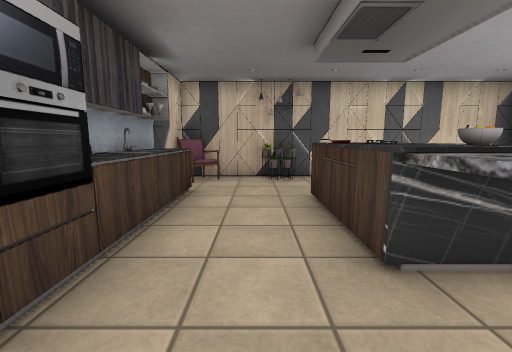
View 1 (above)

12 first-person views from a walk through a 3-D level made in the Unity game engine. The camera is 1.2 m above the floor, tilts 8° down and sees 90° across. The floor is counted in squares, 1 m on a side. Each view is taken from the middle of a square. On the plan, view 1 faces up. The plan holds only what a view shows up to about 12 squares ahead; the rest is blank. The player character is not drawn. Some surface patterns are stand-ins.

View 2
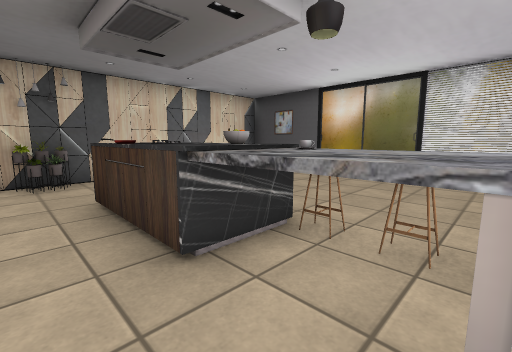

View 3
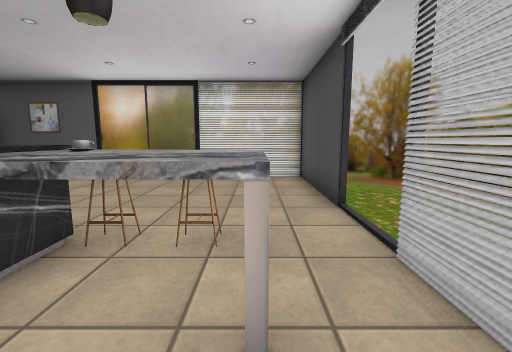

View 4
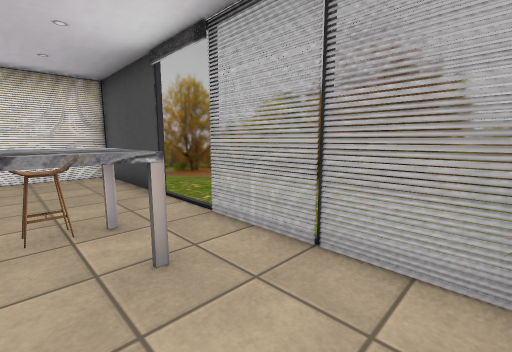

View 5
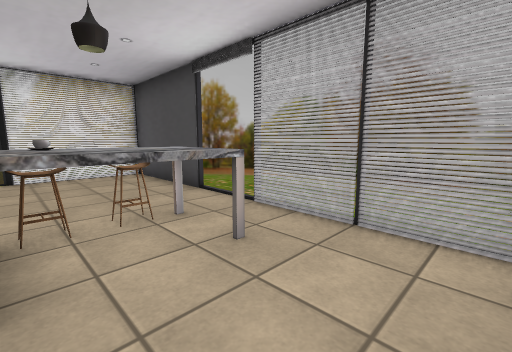

View 6
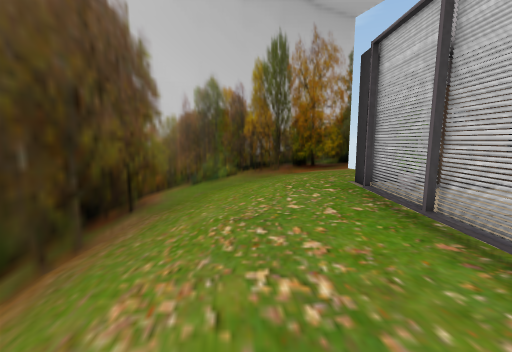

View 7
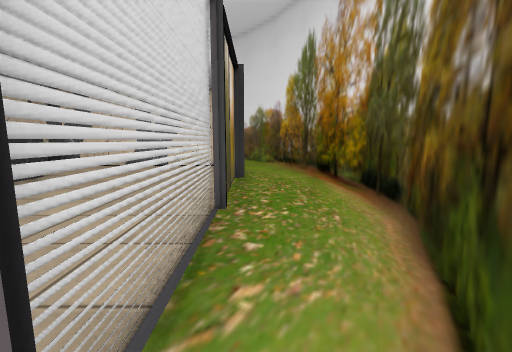

View 8
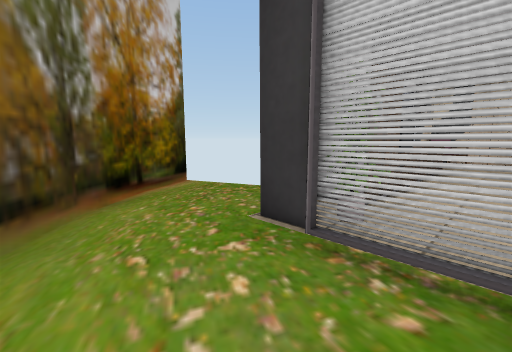

View 9
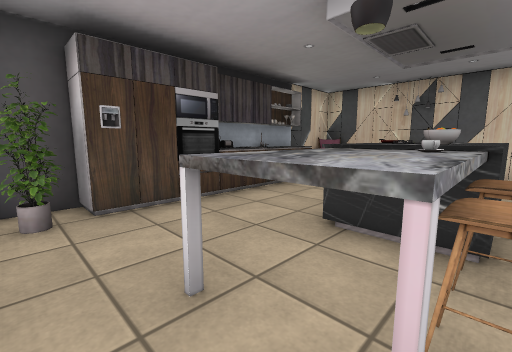

View 10
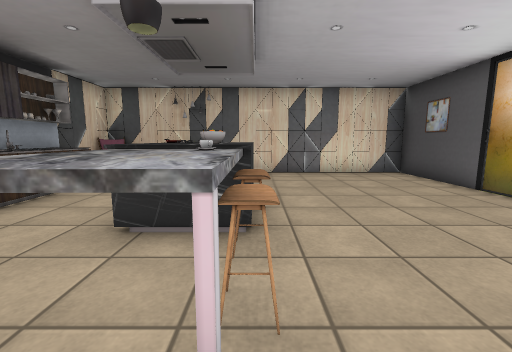

View 11
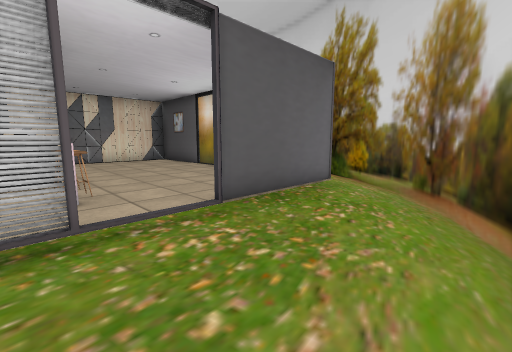

View 12
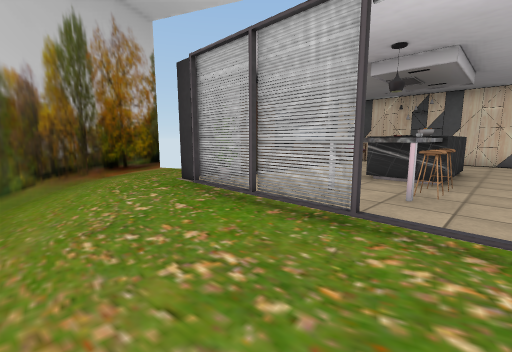

### Floor plan
Key: @ floor where view 1 was taken; # wall or solid block; . main floor; : floor 0.25 m higher than the main floor; = window, fence, low wall or low ledge; ^ raised ledge; S shelf; T thing the floor can be seen under or through.
Columns run from 7 left of view 1 to 11 right of it. Each row starts with its distance up from view 1.
 10                 ##
  9         ###     .#
  8      ####::#####.##
  7      #:::::::::#..#
  6      #:::::::::#..#
  5      #::^^^::::#..#
  4      #::#^^::::#..#
  3      #::^^^::::#..#
  2      #::^^^::::#..#
  1      S::^^^::::=..#
  0  ... #:@:^^::::=..#
 -1 ##...TTT==::###=.##
 -2  #....TT..#......#
 -3  ##.............##
 -4   ##..........###
 -5    ###......###
 -6      ########

Where each view was taken, in squares from view 1:
view 1: 0 up, 0 right, facing up
view 2: 0 up, 0 right, facing up-right
view 3: 0 up, 0 right, facing right
view 4: 1 up, 1 left, facing down-right
view 5: 2 up, 1 left, facing down-right
view 6: 4 down, 4 right, facing left
view 7: 2 down, 9 right, facing up
view 8: 4 down, 0 right, facing up-left
view 9: 1 down, 3 right, facing up-left
view 10: 1 down, 3 right, facing up
view 11: 5 down, 2 right, facing up-right
view 12: 5 down, 4 right, facing up-left
